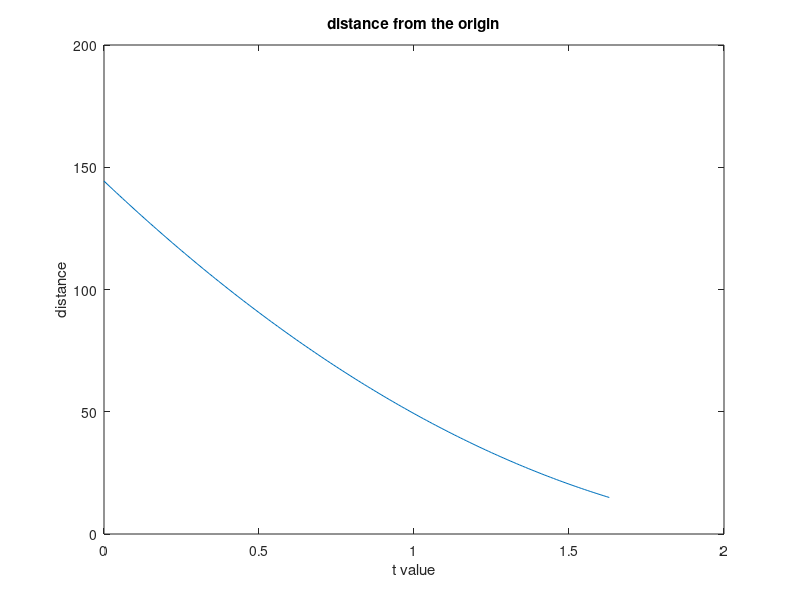

Recreate this plot in MATLAB.
clc;
clear;

d=16;
t(1)=0;
i=1;
while d>15;
    x(i)=5*t(i)-10;
    y(i)=25*t(i)^2 -120*t(i) + 144;
    d(i)=(x(i)^2 + y(i)^2)^(1/2);
    i=i+1;
    t(i)=t(i-1)+0.01;
end
%t(end) yani 165. terimin değeri 1.64, 1.64 için distance değeri 14.5518.
%t'nin 164. değeri ise 14.9375 yani 165. terim fazlalık
t(end)=[];
plot(t,d)
title("distance from the origin");
xlabel("t value");
ylabel("distance");

